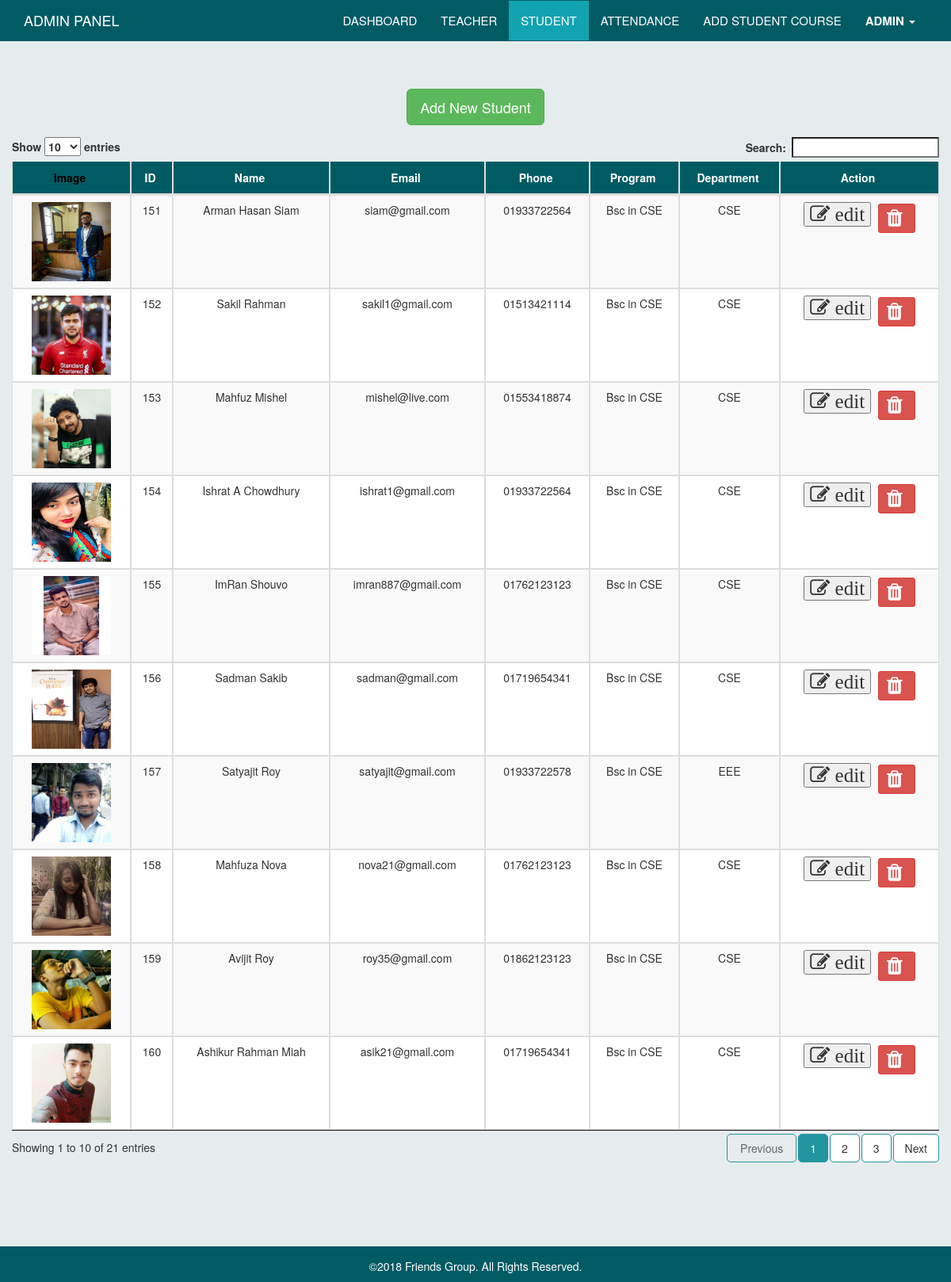
/views/Admin_View/Student.php (signed in), run on the app's committed database.
### tables this page shows
CREATE TABLE `admin_add_student` (
  `id` int(11) NOT NULL,
  `image` varchar(200) NOT NULL,
  `std_id` varchar(50) NOT NULL,
  `name` varchar(100) NOT NULL,
  `email` varchar(100) NOT NULL,
  `phone` varchar(100) NOT NULL,
  `program` varchar(100) NOT NULL,
  `department` varchar(100) NOT NULL,
  `password` varchar(100) NOT NULL,
  `conf_password` varchar(100) NOT NULL
);

### views/Admin_View/Student.php (the view, shortened to what this page needs)
<?php
  include "connection.php";
 ?>
<!DOCTYPE html>
<html>
    <head>
        <link rel="stylesheet" type="text/css" href="../../assets/common_assets/css/datatables.min.css" />
        <link rel="stylesheet" type="text/css" media="screen" href="../../assets/common_assets/css/bootstrap.min.css" />
        <link rel="stylesheet" href="../../assets/common_assets/css/common.css">
        <link rel="stylesheet" href="https://cdnjs.cloudflare.com/ajax/libs/font-awesome/4.7.0/css/font-awesome.min.css">
        <link rel="stylesheet" href="../../assets/admin/css/admin.css">
    </head>
    <body>
        <nav class="navbar navbar-default navbar-fixed-top mynav">
            <div class="container">
                <div class="navbar-header">
                    <a class="navbar-brand" href="#">
                        <p class="logo">ADMIN PANEL</p>
                    </a>
                </div>
                <div class="collapse navbar-collapse" id="bs-example-navbar-collapse-1">
                    <ul class="nav navbar-nav pull-right">
                        <li>
                            <a href="Dashborad.php">Dashboard</a>
                        </li>
                        <li>
                            <a href="Teachers.php">Teacher</a>
                        </li>
                        <li class="active">
                            <a href="Student.php">Student</a>
                        </li>
                        <li>
                            <a href="Attendance.php">Attendance</a>
                        </li>
                        <li>
                            <a href="Student_take_course.php">Add student course</a>
                        </li>
                        <li class="dropdown">
                            <a href="#" class="dropdown-toggle" data-toggle="dropdown" role="button" aria-haspopup="true"
                                aria-expanded="false">
                                <strong>
                                    Admin
                                </strong>
                                <span class="caret"></span>
                            </a>
                        </li>
                    </ul>
                </div>
            </div>
        </nav>
        <div class="container dashboard-content-container">
            <form action="" method="post">
                <div class="row">
                    <div class="col-sm-offset-1 col-md-offset-2 col-sm-10 col-md-8" style="line-height: 45px;text-align: center;color: rgb(13, 144, 157);font-size: 22px">
                        <a href="" class="btn btn-lg btn-success" data-toggle="modal" data-target="#add_student" style="margin-bottom: 15px;">Add
                            New Student</a>
                    </div>
                </div>
            </form>
            <div class="row">
                <table id="datatable" class="table table-striped table-bordered table-responsive" cellspacing="0" width="100%">
                    <thead>
                        <tr>
                            <th>Image</th>
                            <th>ID</th>
                            <th>Name</th>
                            <th>Email</th>
                            <th>Phone</th>
                            <th>Program</th>
                            <th>Department</th>
                            <th>Action</th>
                        </tr>
                    </thead>
                    <tbody>
                    <?php
                     $student_show_sql = "SELECT * FROM admin_add_student";
                     $student_show_result = $con->query($student_show_sql);
                    while ($student_show_row= $student_show_result->fetch_assoc()) {
                    ?>
                        <tr>
                            <td>
                                <img src="uploads/<?php echo $student_show_row['image']?>" height="100px;" width="100px;">
                            </td>
                            <td><?php echo $student_show_row['std_id']?></td>
                            <td><?php echo $student_show_row['name']?></td>
                            <td><?php echo $student_show_row['email']?></td>
                            <td><?php echo $student_show_row['phone']?></td>
                            <td>
                               <?php echo $student_show_row['program']?>
                            </td>
                            <td><?php echo $student_show_row['department']?></td>
                            <td>
                                <center>
                                   <button data-toggle="modal" data-target="#edit_course"  class="fa fa-edit edit editstudent" id="<?php echo $student_show_row['id']?>" > edit</button>
                                <a href="student_delete.php?id= <?php echo $student_show_row['id']; ?>"  class="btn btn-sm btn-danger"><i
                                        class="fa fa-trash edit"></i></a>
                                </center>
                            </td>
                        </tr>
                     <?php
                     }
                     ?>
                    </tbody>
                </table>
            </div>
        </div>
        <div class="footer">
            <div class="container">
                <p style="text-align: center;margin-top: 15px;color: rgb(255, 255, 255);">
                    ©2018 Friends Group. All
                    Rights Reserved.
                </p>
            </div>
        </div>
    </body>
</html>

### assets/common_assets/css/common.css (style rules this page uses)
body { padding-top: 52px; padding-bottom: 45px; background-color: rgba(215, 225, 226, 0.61); }
.navbar-default.mynav { background-color: rgb(1, 91, 99); border-color: rgb(1, 91, 99); }
.navbar-default.mynav .navbar-nav>li>a { color: #fff; text-transform: uppercase; font-size: 15px; font-weight: 400; }
.navbar-default.mynav .navbar-nav>.active>a, .navbar-default.mynav .navbar-nav>.active>a:focus, .navbar-default.mynav .navbar-nav>.active>a:hover { background-color: rgb(17, 163, 177); }
.navbar-default.mynav .navbar-nav>.active>a, .navbar-default.mynav .navbar-nav>.active>a:focus, .navbar-default.mynav .navbar-nav>.active>a:hover { background-color: rgb(17, 163, 177); cursor: default; color: #fff; }
.navbar-default .navbar-nav>li>a { color: #fff; }
.logo { color: #fff; }
.navbar-default.mynav .navbar-collapse, .navbar-default.mynav .navbar-form { border-color: transparent; border-top: 1px solid transparent; }
.footer { background-color: rgb(1, 91, 99); position: fixed; bottom: 0; width: 100%; text-align: center; }
table, tr, td { text-align: center; }
.table-bordered>thead { background-color: rgb(1, 91, 99); color: #fff; padding: 10px 0px; }
.table>thead>tr>th { color: #fff; padding-top: 10px; padding-bottom: 10px; text-align: center; }
.table-bordered { border: none; }
.table>tbody>tr>td:first-child { border-left: 1px solid #ddd; }
.table>tbody>tr>td:last-child { border-right: 1px solid #ddd; }
.table>tbody>tr:last-child>td { border-bottom: 1px solid #ddd; }
.sorting_asc::after { content: "\e155"; opacity: 0 !important; }
table.dataTable thead .sorting::after { opacity: 0 !important; content: "\e150"; }
table.dataTable thead .sorting_asc:after { opacity: 0; }
table.dataTable thead .sorting:after { opacity: 0; }
table.dataTable thead .sorting:after, table.dataTable thead .sorting_asc:after, table.dataTable thead .sorting_desc:after, table.dataTable thead .sorting_asc_disabled:after, table.dataTable thead .sorting_desc_disabled:after { opacity: 0; }
.table thead tr th[class*='sorting_']:not([class='sorting_disabled']) { color: #000; }

### assets/admin/css/admin.css (style rules this page uses)
.dashboard-content-container { padding-top: 5%; padding-bottom: 5%; }
.edit { font-size: 25px; margin-right: 5px; }

### data on the page
admin_add_student: image (picture), std "151", name "Arman Hasan Siam", email "siam@gmail.com", phone "01933722564", program "Bsc in CSE", department "CSE"
admin_add_student: image (picture), std "152", name "Sakil Rahman", email "sakil1@gmail.com", phone "01513421114", program "Bsc in CSE", department "CSE"
admin_add_student: image (picture), std "153", name "Mahfuz Mishel", email "mishel@live.com", phone "01553418874", program "Bsc in CSE", department "CSE"
admin_add_student: image (picture), std "154", name "Ishrat A Chowdhury", email "ishrat1@gmail.com", phone "01933722564", program "Bsc in CSE", department "CSE"
admin_add_student: image (picture), std "155", name "ImRan Shouvo", email "imran887@gmail.com", phone "01762123123", program "Bsc in CSE", department "CSE"
admin_add_student: image (picture), std "156", name "Sadman Sakib", email "sadman@gmail.com", phone "01719654341", program "Bsc in CSE", department "CSE"
admin_add_student: image (picture), std "157", name "Satyajit Roy", email "satyajit@gmail.com", phone "01933722578", program "Bsc in CSE", department "EEE"
admin_add_student: image (picture), std "158", name "Mahfuza Nova", email "nova21@gmail.com", phone "01762123123", program "Bsc in CSE", department "CSE"
admin_add_student: image (picture), std "159", name "Avijit Roy", email "roy35@gmail.com", phone "01862123123", program "Bsc in CSE", department "CSE"
admin_add_student: image (picture), std "160", name "Ashikur Rahman Miah", email "asik21@gmail.com", phone "01719654341", program "Bsc in CSE", department "CSE"
